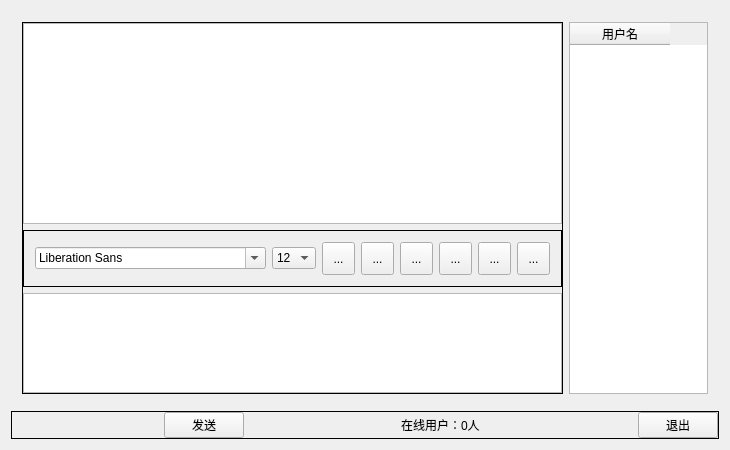
<?xml version="1.0" encoding="UTF-8"?>
<ui version="4.0">
 <class>Widget</class>
 <widget class="QWidget" name="Widget">
  <property name="geometry">
   <rect>
    <x>0</x>
    <y>0</y>
    <width>730</width>
    <height>450</height>
   </rect>
  </property>
  <property name="windowTitle">
   <string>Widget</string>
  </property>
  <layout class="QVBoxLayout" name="verticalLayout_4">
   <item>
    <widget class="QWidget" name="widget_6" native="true">
     <layout class="QVBoxLayout" name="verticalLayout_3">
      <property name="leftMargin">
       <number>0</number>
      </property>
      <property name="topMargin">
       <number>0</number>
      </property>
      <property name="rightMargin">
       <number>0</number>
      </property>
      <property name="bottomMargin">
       <number>0</number>
      </property>
      <item>
       <widget class="QWidget" name="widget_4" native="true">
        <layout class="QHBoxLayout" name="horizontalLayout_4">
         <item>
          <widget class="QFrame" name="frame_3">
           <property name="frameShape">
            <enum>QFrame::Box</enum>
           </property>
           <layout class="QVBoxLayout" name="verticalLayout">
            <property name="leftMargin">
             <number>0</number>
            </property>
            <property name="topMargin">
             <number>0</number>
            </property>
            <property name="rightMargin">
             <number>0</number>
            </property>
            <property name="bottomMargin">
             <number>0</number>
            </property>
            <item>
             <widget class="QWidget" name="widget" native="true">
              <layout class="QHBoxLayout" name="horizontalLayout">
               <property name="leftMargin">
                <number>0</number>
               </property>
               <property name="topMargin">
                <number>0</number>
               </property>
               <property name="rightMargin">
                <number>0</number>
               </property>
               <property name="bottomMargin">
                <number>0</number>
               </property>
               <item>
                <widget class="QTextBrowser" name="msgBrowser"/>
               </item>
              </layout>
             </widget>
            </item>
            <item>
             <widget class="QFrame" name="frame_2">
              <property name="frameShape">
               <enum>QFrame::Box</enum>
              </property>
              <layout class="QHBoxLayout" name="horizontalLayout_2">
               <item>
                <widget class="QFontComboBox" name="fontCbx"/>
               </item>
               <item>
                <widget class="QComboBox" name="sizeCbx">
                 <property name="currentIndex">
                  <number>4</number>
                 </property>
                 <item>
                  <property name="text">
                   <string>8</string>
                  </property>
                 </item>
                 <item>
                  <property name="text">
                   <string>9</string>
                  </property>
                 </item>
                 <item>
                  <property name="text">
                   <string>10</string>
                  </property>
                 </item>
                 <item>
                  <property name="text">
                   <string>11</string>
                  </property>
                 </item>
                 <item>
                  <property name="text">
                   <string>12</string>
                  </property>
                 </item>
                 <item>
                  <property name="text">
                   <string>13</string>
                  </property>
                 </item>
                 <item>
                  <property name="text">
                   <string>14</string>
                  </property>
                 </item>
                 <item>
                  <property name="text">
                   <string>15</string>
                  </property>
                 </item>
                 <item>
                  <property name="text">
                   <string>16</string>
                  </property>
                 </item>
                 <item>
                  <property name="text">
                   <string>17</string>
                  </property>
                 </item>
                 <item>
                  <property name="text">
                   <string>18</string>
                  </property>
                 </item>
                 <item>
                  <property name="text">
                   <string>19</string>
                  </property>
                 </item>
                 <item>
                  <property name="text">
                   <string>20</string>
                  </property>
                 </item>
                 <item>
                  <property name="text">
                   <string>21</string>
                  </property>
                 </item>
                 <item>
                  <property name="text">
                   <string>22</string>
                  </property>
                 </item>
                </widget>
               </item>
               <item>
                <widget class="QToolButton" name="boldTBtn">
                 <property name="minimumSize">
                  <size>
                   <width>33</width>
                   <height>33</height>
                  </size>
                 </property>
                 <property name="toolTip">
                  <string>加粗</string>
                 </property>
                 <property name="text">
                  <string>...</string>
                 </property>
                 <property name="icon">
                  <iconset resource="res.qrc">
                   <normaloff>:/images/bold.png</normaloff>:/images/bold.png</iconset>
                 </property>
                 <property name="iconSize">
                  <size>
                   <width>26</width>
                   <height>26</height>
                  </size>
                 </property>
                 <property name="checkable">
                  <bool>true</bool>
                 </property>
                </widget>
               </item>
               <item>
                <widget class="QToolButton" name="italicTBtn">
                 <property name="minimumSize">
                  <size>
                   <width>33</width>
                   <height>33</height>
                  </size>
                 </property>
                 <property name="toolTip">
                  <string>倾斜</string>
                 </property>
                 <property name="text">
                  <string>...</string>
                 </property>
                 <property name="icon">
                  <iconset resource="res.qrc">
                   <normaloff>:/images/italic.png</normaloff>:/images/italic.png</iconset>
                 </property>
                 <property name="iconSize">
                  <size>
                   <width>26</width>
                   <height>26</height>
                  </size>
                 </property>
                 <property name="checkable">
                  <bool>true</bool>
                 </property>
                </widget>
               </item>
               <item>
                <widget class="QToolButton" name="underlineTBtn">
                 <property name="minimumSize">
                  <size>
                   <width>33</width>
                   <height>33</height>
                  </size>
                 </property>
                 <property name="toolTip">
                  <string>下划线</string>
                 </property>
                 <property name="text">
                  <string>...</string>
                 </property>
                 <property name="icon">
                  <iconset resource="res.qrc">
                   <normaloff>:/images/under.png</normaloff>:/images/under.png</iconset>
                 </property>
                 <property name="iconSize">
                  <size>
                   <width>26</width>
                   <height>26</height>
                  </size>
                 </property>
                 <property name="checkable">
                  <bool>true</bool>
                 </property>
                </widget>
               </item>
               <item>
                <widget class="QToolButton" name="colorTBtn">
                 <property name="minimumSize">
                  <size>
                   <width>33</width>
                   <height>33</height>
                  </size>
                 </property>
                 <property name="toolTip">
                  <string>颜色</string>
                 </property>
                 <property name="text">
                  <string>...</string>
                 </property>
                 <property name="icon">
                  <iconset resource="res.qrc">
                   <normaloff>:/images/color.png</normaloff>:/images/color.png</iconset>
                 </property>
                 <property name="iconSize">
                  <size>
                   <width>26</width>
                   <height>26</height>
                  </size>
                 </property>
                </widget>
               </item>
               <item>
                <widget class="QToolButton" name="saveTBtn">
                 <property name="minimumSize">
                  <size>
                   <width>33</width>
                   <height>33</height>
                  </size>
                 </property>
                 <property name="toolTip">
                  <string>保存记录</string>
                 </property>
                 <property name="text">
                  <string>...</string>
                 </property>
                 <property name="icon">
                  <iconset resource="res.qrc">
                   <normaloff>:/images/save.png</normaloff>:/images/save.png</iconset>
                 </property>
                 <property name="iconSize">
                  <size>
                   <width>26</width>
                   <height>26</height>
                  </size>
                 </property>
                </widget>
               </item>
               <item>
                <widget class="QToolButton" name="clearTbtn">
                 <property name="minimumSize">
                  <size>
                   <width>33</width>
                   <height>33</height>
                  </size>
                 </property>
                 <property name="toolTip">
                  <string>清空</string>
                 </property>
                 <property name="text">
                  <string>...</string>
                 </property>
                 <property name="icon">
                  <iconset resource="res.qrc">
                   <normaloff>:/images/clear.png</normaloff>:/images/clear.png</iconset>
                 </property>
                 <property name="iconSize">
                  <size>
                   <width>26</width>
                   <height>26</height>
                  </size>
                 </property>
                </widget>
               </item>
              </layout>
             </widget>
            </item>
            <item>
             <widget class="QWidget" name="widget_2" native="true">
              <property name="maximumSize">
               <size>
                <width>16777215</width>
                <height>100</height>
               </size>
              </property>
              <layout class="QHBoxLayout" name="horizontalLayout_3">
               <property name="leftMargin">
                <number>0</number>
               </property>
               <property name="topMargin">
                <number>0</number>
               </property>
               <property name="rightMargin">
                <number>0</number>
               </property>
               <property name="bottomMargin">
                <number>0</number>
               </property>
               <item>
                <widget class="QTextEdit" name="msgTxtEdit"/>
               </item>
              </layout>
             </widget>
            </item>
           </layout>
          </widget>
         </item>
         <item>
          <widget class="QWidget" name="widget_3" native="true">
           <property name="maximumSize">
            <size>
             <width>180</width>
             <height>16777215</height>
            </size>
           </property>
           <layout class="QVBoxLayout" name="verticalLayout_2">
            <property name="leftMargin">
             <number>0</number>
            </property>
            <property name="topMargin">
             <number>0</number>
            </property>
            <property name="rightMargin">
             <number>0</number>
            </property>
            <property name="bottomMargin">
             <number>0</number>
            </property>
            <item>
             <widget class="QTableWidget" name="usrTblWidget">
              <property name="selectionMode">
               <enum>QAbstractItemView::SingleSelection</enum>
              </property>
              <property name="selectionBehavior">
               <enum>QAbstractItemView::SelectRows</enum>
              </property>
              <column>
               <property name="text">
                <string>用户名</string>
               </property>
              </column>
             </widget>
            </item>
           </layout>
          </widget>
         </item>
        </layout>
       </widget>
      </item>
      <item>
       <widget class="QFrame" name="frame_5">
        <property name="frameShape">
         <enum>QFrame::Box</enum>
        </property>
        <layout class="QHBoxLayout" name="horizontalLayout_5">
         <property name="leftMargin">
          <number>0</number>
         </property>
         <property name="topMargin">
          <number>0</number>
         </property>
         <property name="rightMargin">
          <number>0</number>
         </property>
         <property name="bottomMargin">
          <number>0</number>
         </property>
         <item>
          <spacer name="horizontalSpacer">
           <property name="orientation">
            <enum>Qt::Horizontal</enum>
           </property>
           <property name="sizeHint" stdset="0">
            <size>
             <width>40</width>
             <height>20</height>
            </size>
           </property>
          </spacer>
         </item>
         <item>
          <widget class="QPushButton" name="sendBtn">
           <property name="text">
            <string>发送</string>
           </property>
           <property name="shortcut">
            <string>Ctrl+Return</string>
           </property>
          </widget>
         </item>
         <item>
          <spacer name="horizontalSpacer_2">
           <property name="orientation">
            <enum>Qt::Horizontal</enum>
           </property>
           <property name="sizeHint" stdset="0">
            <size>
             <width>40</width>
             <height>20</height>
            </size>
           </property>
          </spacer>
         </item>
         <item>
          <widget class="QLabel" name="usrNumLbl">
           <property name="text">
            <string>在线用户：0人</string>
           </property>
          </widget>
         </item>
         <item>
          <spacer name="horizontalSpacer_3">
           <property name="orientation">
            <enum>Qt::Horizontal</enum>
           </property>
           <property name="sizeHint" stdset="0">
            <size>
             <width>40</width>
             <height>20</height>
            </size>
           </property>
          </spacer>
         </item>
         <item>
          <widget class="QPushButton" name="exitBtn">
           <property name="text">
            <string>退出</string>
           </property>
          </widget>
         </item>
        </layout>
       </widget>
      </item>
     </layout>
    </widget>
   </item>
  </layout>
 </widget>
 <layoutdefault spacing="6" margin="11"/>
 <resources>
  <include location="res.qrc"/>
 </resources>
 <connections/>
</ui>
